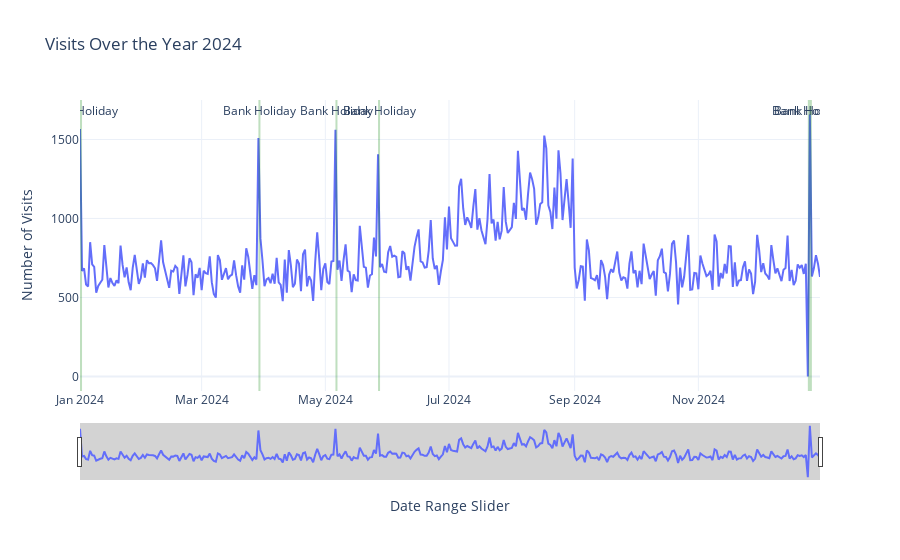

Here is the notebook cell this chart was saved with:
### Code cell
# Create an interactive line chart
fig = px.line(df_Calendar, x="date", y="visits", title="Visits Over the Year 2024",
              labels={"date": "Date", "visits": "Number Of Visits", "weekend": "Weekend"},
              hover_data={"weekend": True} )
    
fig.update_layout(
    xaxis_title="Date",
    yaxis_title="Visits",
    template="plotly_white",  # Optional: cleaner template
    xaxis=dict(rangeslider=dict(visible=True))  # Enable range slider
)

# Mark Bank Holidays
for date in df_Calendar[df_Calendar["type"] != 'Normal Day']["date"]:

    date1 = datetime.datetime.strptime(date, '%Y-%m-%d')
    date2 = date1 + timedelta(days=1)
    date2 = date2.strftime("%Y-%m-%d")
    
    fig.add_vrect(
        x0=date,
        x1=date2,
        label=dict(
            text="Bank Holiday",
            textposition="top center",
        ),
        fillcolor="green",
        opacity=0.25,
        line_width=0,
    )

# Customize the range slider with a light grey background
fig.update_layout(
    template="plotly_white",
    xaxis=dict(
        title="Date Range Slider",
        rangeslider=dict(
            visible=True,         # Enable the range slider
            bgcolor="lightgrey",  # Set the background color of the slider
        ),
    ),
    yaxis=dict(title="Number of Visits"),
)

fig.show()

### Figure 1 — Plotly figure (JSON) as saved in the notebook; plotly's stock layout.template omitted (floating-point values rounded to 4 significant figures; data arrays with more than 128 entries replaced by an {"elided": "..."} marker saying what was removed)
{"data": [{"customdata": {"elided": "366x1 bool values"}, "hovertemplate": "Date=%{x}<br>Number Of Visits=%{y}<br>Weekend=%{customdata[0]}<extra></extra>", "legendgroup": "", "line": {"color": "#636efa", "dash": "solid"}, "marker": {"symbol": "circle"}, "mode": "lines", "name": "", "orientation": "v", "showlegend": false, "type": "scatter", "x": {"elided": "366 str values"}, "xaxis": "x", "y": {"elided": "366 int values"}, "yaxis": "y"}], "layout": {"legend": {"tracegroupgap": 0}, "shapes": [{"fillcolor": "green", "label": {"text": "Bank Holiday", "textposition": "top center"}, "line": {"width": 0}, "opacity": 0.25, "type": "rect", "x0": "2024-01-01", "x1": "2024-01-02", "xref": "x", "y0": 0, "y1": 1, "yref": "y domain"}, {"fillcolor": "green", "label": {"text": "Bank Holiday", "textposition": "top center"}, "line": {"width": 0}, "opacity": 0.25, "type": "rect", "x0": "2024-03-29", "x1": "2024-03-30", "xref": "x", "y0": 0, "y1": 1, "yref": "y domain"}, {"fillcolor": "green", "label": {"text": "Bank Holiday", "textposition": "top center"}, "line": {"width": 0}, "opacity": 0.25, "type": "rect", "x0": "2024-05-06", "x1": "2024-05-07", "xref": "x", "y0": 0, "y1": 1, "yref": "y domain"}, {"fillcolor": "green", "label": {"text": "Bank Holiday", "textposition": "top center"}, "line": {"width": 0}, "opacity": 0.25, "type": "rect", "x0": "2024-05-27", "x1": "2024-05-28", "xref": "x", "y0": 0, "y1": 1, "yref": "y domain"}, {"fillcolor": "green", "label": {"text": "Bank Holiday", "textposition": "top center"}, "line": {"width": 0}, "opacity": 0.25, "type": "rect", "x0": "2024-12-25", "x1": "2024-12-26", "xref": "x", "y0": 0, "y1": 1, "yref": "y domain"}, {"fillcolor": "green", "label": {"text": "Bank Holiday", "textposition": "top center"}, "line": {"width": 0}, "opacity": 0.25, "type": "rect", "x0": "2024-12-26", "x1": "2024-12-27", "xref": "x", "y0": 0, "y1": 1, "yref": "y domain"}], "title": {"text": "Visits Over the Year 2024"}, "xaxis": {"anchor": "y", "domain": [0, 1], "rangeslider": {"bgcolor": "lightgrey", "visible": true}, "title": {"text": "Date Range Slider"}}, "yaxis": {"anchor": "x", "domain": [0, 1], "title": {"text": "Number of Visits"}}}}
